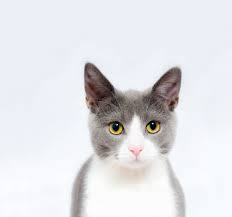
#> input picture image.png, 232 x 217 px
$ python image_transform.py
#> lines starting #> are read from the running program, lines starting #| are printed output that depends on the picture
from PIL import Image
import numpy as np
import math


def openImage(image, loc = None):
    '''
    reads an image with the given and returns a numpy array
    :param image:
    :return:
    '''
    img = Image.open(image)
    arr = np.asarray(img, dtype=np.int32)
    return arr

def saveImage(image_array, name, loc = None):
    '''
    saves the image array 'image_array' as image at the given location 'loc' with the given name
    :param image_array:
    :param name:
    :return:
    '''
    im = Image.fromarray(image_array.astype('uint8'), mode="RGB")
    im.save(name)

def showImage(image_array):
    '''

    :param image_array: a numpy array
    :return:
    '''
    im = Image.fromarray(image_array.astype('uint8'), mode="RGB")
    im.show()


def affineTransform(img_arr, M, size_new_img):
    '''
    used for scaling and transformation
    :param img_arr: numpy array of input image
    :param M: transformation matrix
    :param size_new_img: a tuple which contains the width and height of new image
    :return: resulting array when input image array is transformed with the supplied transformation matrix M
    '''

    # get height and width of old and new image
    h_old, w_old, num_channel = img_arr.shape
    w_new, h_new = size_new_img
    new_img = np.zeros((h_new, w_new, num_channel), dtype=np.uint8)
    for i in range(w_new):
        for j in range(h_new):
            # calculate pixel pos of destination pixel from pixel pos of source pixels
            pos_in_old_img = M.reshape((2,3))*(np.matrix([i,j,1]).reshape(3,1))
            pos_in_old_img = pos_in_old_img.reshape((1,2)).astype(int)
            pos_x, pos_y = pos_in_old_img.item(0), (pos_in_old_img.item(1))

            if 0<pos_x<w_old and 0<pos_y<h_old:
                new_img[j,i] = img_arr[pos_y, pos_x]

    return new_img


def affineTransformForRotation(img_arr, M, size_new_img):
    '''
    used for rotation
    :param img_arr: numpy array of input image
    :param M: transformation matrix
    :param size_new_img: a tuple which contains the width and height of new image
    :return: resulting array when input image array is transformed with the supplied transformation matrix M
    '''
    h_old, w_old, num_channel = img_arr.shape
    w_new, h_new = size_new_img
    new_img = np.zeros((h_new, w_new, num_channel), dtype=np.uint8)
    for i in range(w_new):
        for j in range(h_new):
            # calculate pixel pos of destination pixel from pixel pos of source pixels
            pos_in_old_img = ( M *
                               (
                                       np.matrix([i,j]).reshape((2,1)) \
                                       - np.matrix([w_new/2, h_new/2]).reshape((2,1)) \
                              ) \
                             )\
                             + np.matrix([w_old/2, h_old/2]).reshape((2,1))
            pos_in_old_img = pos_in_old_img.reshape((1,2)).astype(int)
            pos_x, pos_y = pos_in_old_img.item(0), (pos_in_old_img.item(1))

            if 0<pos_x<w_old and 0<pos_y<h_old:
                new_img[j,i] = img_arr[pos_y, pos_x]

    return new_img


def rotation(img_arr, theta):
    '''
    rotates the image by the given angle 'theta'
    :param img_arr: numpy array of imput image
    :param theta: angle of rotation
    :return: numpy array of rotated image
    '''
    # determine shape of img
    height, width = img_arr.shape[:2]

    cos = math.cos(math.radians(theta))
    sin = math.sin(math.radians(theta))

    # make rotation matrix
    rot_mat = np.matrix([[cos, sin], [-sin, cos]])

    # calculate new height and width to account for rotation
    newWidth = int((height * abs(sin)) + (width * abs(cos)))
    newHeight = int((height * abs(cos)) + (width * abs(sin)))

    new_img = affineTransformForRotation(img_arr, rot_mat, (newWidth, newHeight))
    return new_img


def scaling(img_arr, scale):
    '''
    scales the images by the given scale factor 'scale'
    :param img_arr: numpy array of imput image
    :param scale: scale-factor
    :return: numpy array of rotated image
    '''
    # shape of img
    height, width = img_arr.shape[:2]

    # make scaling matrix
    transformMat = np.matrix([[(1/scale), 0.0, 0.0],[0.0, (1/scale), 0.0]])

    # calculate new height and width
    newWidth = int(width*scale)
    newHeight = int(height*scale)

    new_img = affineTransform(img_arr, transformMat, (newWidth, newHeight))
    return new_img


def shift(img_arr, tx, ty):
    '''
    translated the image by the given shifting distance tx,ty
    :param img_arr: numpy array of imput image
    :param tx: shifting distance in x-direction
    :param ty: shifting distance in y-direction
    :return: numpy array of rotated image
    '''
    # shape of img
    height, width = img_arr.shape[:2]
    #print(height, width)
    transformMat = np.matrix([[1, 0, -tx],[0, 1, -ty]])

    # calculate new height and width
    #newWidth = width +abs(tx)
    #newHeight = height +abs(ty)
    newWidth = width
    newHeight = height

    new_img = affineTransform(img_arr, transformMat, (newWidth, newHeight))
    return new_img


def main():
    img_arr = openImage("image.png")
#> in openImage, img is the input picture: PIL image 232x217 RGB; mean R, G, B 225.8, 226.1, 229.9
    #**************************************************

    #**************************************************
    #For rotation of Image
    theta = -45
    print("Rotating image by theta: {}".format(theta))
    rot_img = rotation(img_arr, theta)
#> after the loop in affineTransformForRotation, `for i in range(w_new):`:
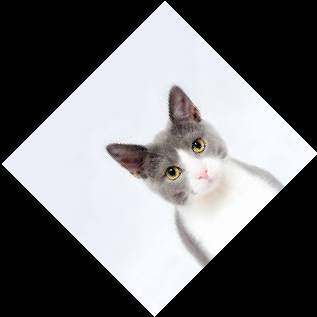
#> new_img: shape (317, 317, 3); mean R, G, B 112.4, 112.5, 114.4
    saveImage(rot_img, "output1.png")
    print("Done!!!")
    showImage(rot_img)
    #**************************************************


    #**************************************************
    # For Scaling of Image
    scale = 2
    print("Scaling image by factor: {}".format(scale))
    scaled_img = scaling(img_arr, scale)
#> in scaling, `newWidth = int(width*scale)`: newWidth = 464
#> in scaling, `newHeight = int(height*scale)`: newHeight = 434
    saveImage(scaled_img, "output2.png")
    print("Done!!!")
    showImage(scaled_img)
    #**************************************************

    #**************************************************
    #For Shifting of Image
    tx=10
    ty=10
    print("Shifting Image by tx={0}, ty={1}".format(tx, ty))
    shifted_img = shift(img_arr, tx, ty)
#> call 2 of affineTransform, with M = array of shape (2, 3), size_new_img = (232, 217)
#> after the loop in affineTransform (call 2), `for i in range(w_new):`:
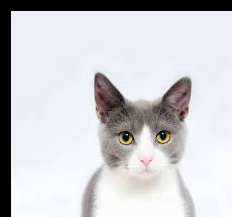
#> new_img: shape (217, 232, 3); mean R, G, B 202.8, 202.8, 206.3
    saveImage(shifted_img, "output3.png")
    print("Done!!!")
    showImage(shifted_img)
    #**************************************************


if __name__ == '__main__':
    main()
